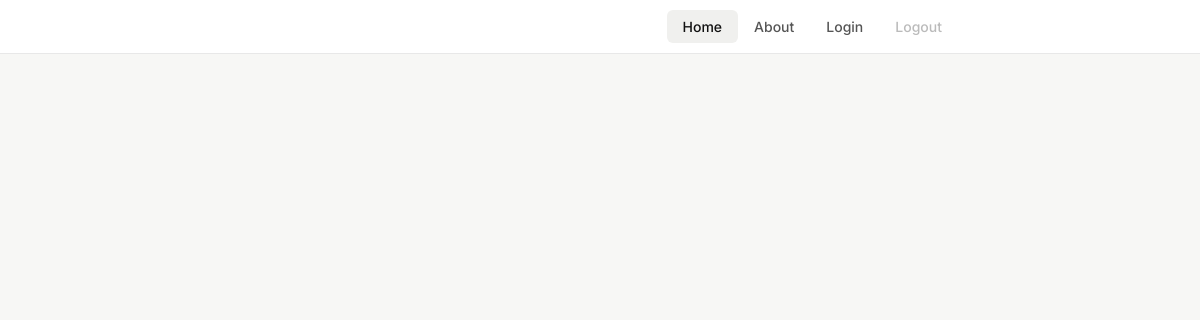
Before: / with the older database file.
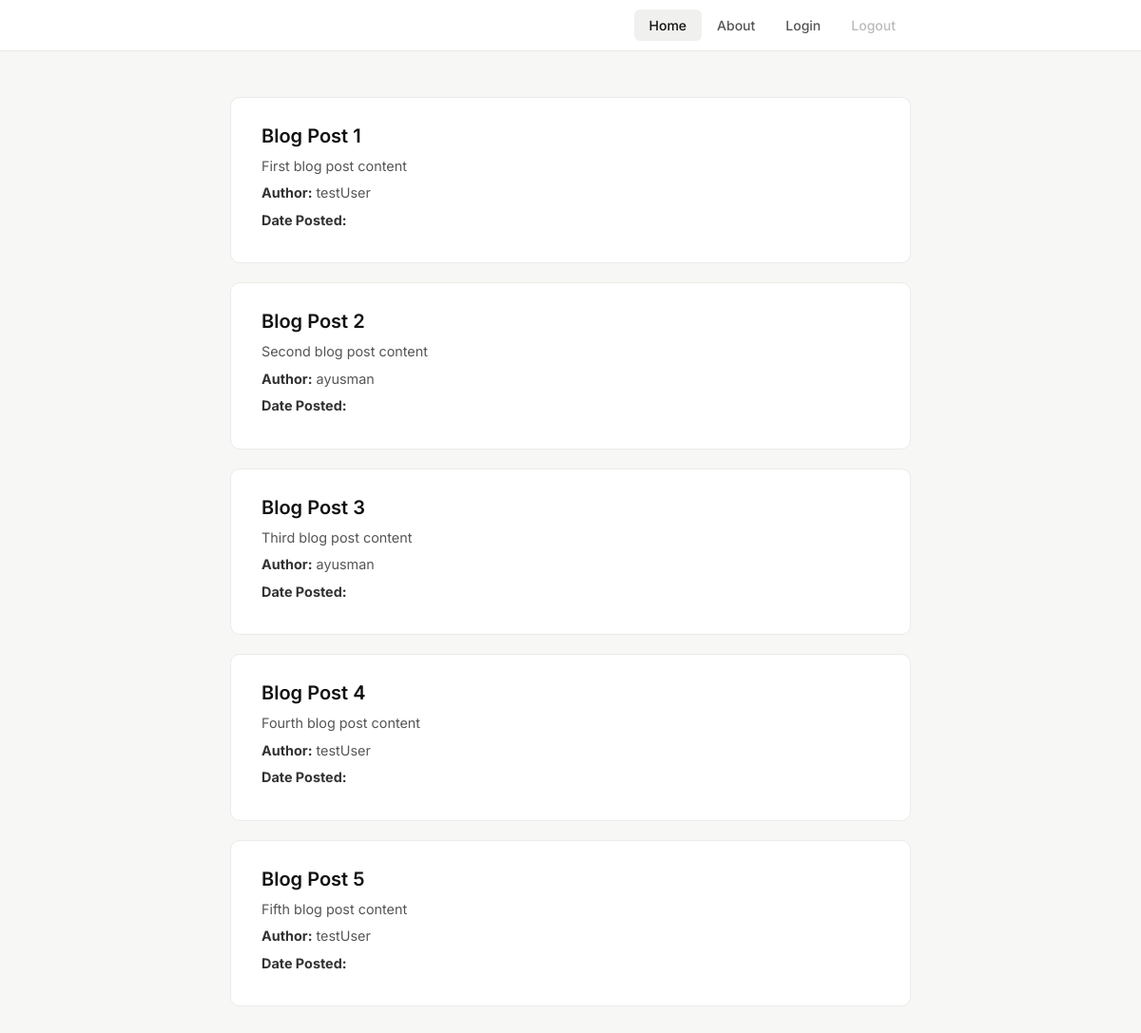
After: the same page with the newer database file.
### blog/models.py (models this page shows, shortened)
class Posts(models.Model):
    title = models.CharField(max_length=100)
    content = models.TextField()
    author = models.ForeignKey(User, on_delete=models.CASCADE)
    posted_on = models.DateTimeField(default=timezone.now, null=True)

### blog/views.py (the view)
# urls.py: path('', views.home, name='blog-home'),
def home(request):
    context = {
        'posts': dbPosts.objects.all()
    }
    return render(request, 'blog/home.html', context)

### blog/templates/blog/home.html (shortened to what this page needs)
{% extends 'blog/base.html' %}
{% block content%}
    <body>
        {% for post in posts %}
        <div class="post-card">
        <h2>{{ post.title }}</h2>
        <p>{{ post.content }}</p>
        <p><strong>Author:</strong> {{ post.author }}</p>
        <p><strong>Date Posted:</strong> {{ post.date_posted }}</p>
        </div>
        {% endfor %}
    </body>
{% endblock content %}

### blog/templates/blog/base.html (shortened to what this page needs)
<html>
    <head>
        <link href="https://cdn.jsdelivr.net/npm/bootstrap@5.0.2/dist/css/bootstrap.min.css" rel="stylesheet">
    </head>
    <body>
        <div class="site-nav">
            <div class="container">
                <ul class="nav justify-content-end">
                <li class="nav-item">
                    <a class="nav-link active" aria-current="page" href="{% url 'blog-home' %}">Home</a>
                </li>
                <li class="nav-item">
                    <a class="nav-link" href="{% url 'blog-about' %}">About</a>
                </li>
                <li class="nav-item">
                    <a class="nav-link" href="#">Login</a>
                </li>
                <li class="nav-item">
                    <a class="nav-link disabled" href="#" tabindex="-1" aria-disabled="true">Logout</a>
                </li>
                </ul>
            </div>
        </div>
        <div class="container mt-5 mb-5">
        {% block content %}
        {% endblock content %}
        </div>
    </body>
</html>

### blog/templates/blog/base.html (style rules this page uses)
body { font-family: 'Inter', sans-serif; background-color: #f7f7f5; color: #1a1a1a; }
.site-nav { background: #fff; border-bottom: 1px solid #e8e8e8; padding: 10px 0; }
.site-nav .nav-link { color: #555; font-size: 0.875rem; font-weight: 500; padding: 6px 16px; border-radius: 6px; transition: background 0.15s, color 0.15s; }
.site-nav .nav-link:hover, .site-nav .nav-link.active { background: #f0f0ee; color: #111; }
.site-nav .nav-link.disabled { color: #bbb; }
.container { max-width: 740px; }

### blog/templates/blog/home.html (style rules this page uses)
.post-card { background: #fff; border-radius: 10px; padding: 28px 32px; margin-bottom: 20px; border: 1px solid #ebebeb; }
.post-card h2 { font-size: 1.25rem; font-weight: 600; margin-bottom: 8px; color: #111; }
.post-card p { color: #555; font-size: 0.9rem; line-height: 1.7; margin-bottom: 4px; }
.post-card p strong { color: #333; }

Changed rows visible on the page:
added Posts: title "Blog Post 1", content "First blog post content", author "testUser"
added Posts: title "Blog Post 2", content "Second blog post content", author "ayusman"
added Posts: title "Blog Post 3", content "Third blog post content", author "ayusman"
added Posts: title "Blog Post 4", content "Fourth blog post content", author "testUser"
added Posts: title "Blog Post 5", content "Fifth blog post content", author "testUser"
